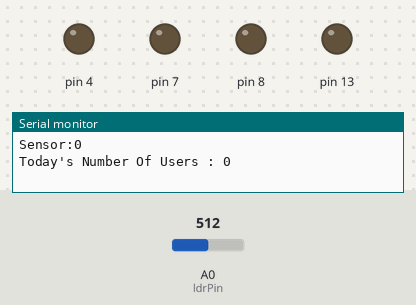
This sketch was run on a simulated Arduino Uno, built with avr-gcc and run on an emulated ATmega328P. Shown: output pins drawn as LEDs (lit = HIGH), the last lines printed to the serial monitor. The inputs (shaded band) are chosen by the test bench; at power-on: A0 (ldrPin) = 512.

Above: at 6.9 s.
7.0 s: A0 (ldrPin) set to 716
At 8.9 s:
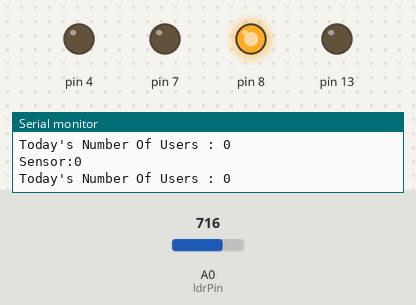
10.8 s: A0 (ldrPin) set to 900
At 14.1 s:
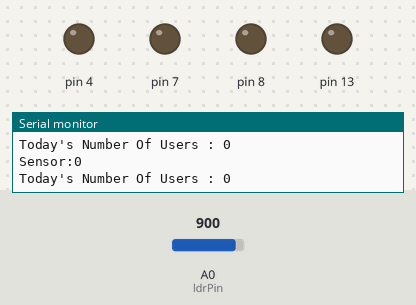
14.6 s: A0 (ldrPin) set to 1023
At 25.0 s:
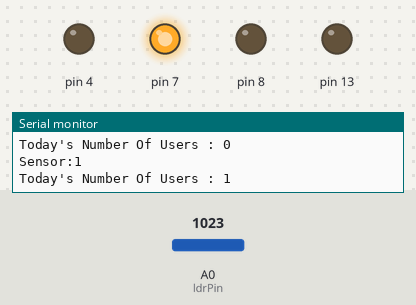
Timing chart, 0 to 27.3 s (numbered marks = the images above; inputs shaded):
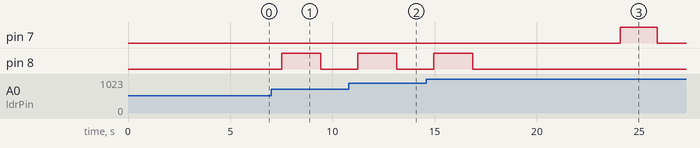

Measured:
- after the input at 7.0 s, pin 8: LOW → HIGH after 0.52 s, → LOW 1.9 s later
- after the input at 10.8 s, pin 8: LOW → HIGH after 0.44 s, → LOW 1.9 s later
- after the input at 14.6 s, pin 8: LOW → HIGH after 0.35 s, → LOW 1.9 s later

The sketch:

Library_Project_LDR.ino
```cpp
//LDR TO A0
//RELAY TO 12
//LCD SCREEN SCL A5
//LCD SCREEN SDA A4
#include <Wire.h>
#include <LiquidCrystal_I2C.h>
LiquidCrystal_I2C lcd(0x27, 16, 2);
int abc;
int bca;
int x;
int y;
int bac;
int f;
int sd;
int ds;
int ldrPin = A0;
void setup() {
Serial.begin(9600);
Serial.println("Welcome To The ARK");
Serial.println("This Project Is Made By Of BMCMI 'Albert Shijoy , Aswath Aravind'");
Serial.println("In This Project LDR Should be kept on the Screen, Hence It can Count The Entries");
pinMode(13, OUTPUT);
pinMode(8, OUTPUT);
pinMode(4, OUTPUT);
pinMode(7, OUTPUT);
analogWrite(7,LOW);
analogWrite(4,LOW);
lcd.clear();
lcd.setCursor(2,0);
lcd.print("Welcome To ");
lcd.setCursor(0,1);
lcd.print("....The ARK.... ");
delay(799);
lcd.setCursor(0,1);
lcd.print("....The ARK.... ");
delay(800);
lcd.setCursor(0,1);
lcd.print("....The ARK....  ");
delay(800);
lcd.setCursor(0,1);
lcd.print(" ...The ARK...   ");
delay(800);
lcd.setCursor(0,1);
lcd.print("  ..The ARK..   ");
delay(800);
lcd.setCursor(0,1);
lcd.print("   .The ARK.    ");
delay(800);
lcd.setCursor(0,1);
lcd.print("    The ARK     ");
delay(800);
lcd.clear();
bca=0;
y=5;


}

void loop() {
abc = analogRead(ldrPin);
delay(900);
 y=y+1;
Serial.print("Sensor:");
Serial.println(ds);
Serial.print("Today's Number Of Users : ");
Serial.println(f);
delay(900);
int xsx= analogRead(ldrPin);
if(abc==xsx){
digitalWrite(8 ,LOW);
bca=bca+1;
}
else{
  digitalWrite(8 ,HIGH);
  bca=0;
  sd=0;
  delay(100);
ds=0;
  }
if(bca==5){
digitalWrite(8,LOW);
digitalWrite(7,HIGH);
sd=1;
f=f+1;
}

if(sd==1){
ds=ds+1;
}
if(ds==2){
digitalWrite(7,LOW);

}

if(y==60){
x=1;
y=0;
}

if(y==5){
  x=0;
}

if(y==3){
  x=2;
}
if(x==0){
  lcd.clear();
lcd.setCursor(0,0);
lcd.print(" Today's Entry:");
lcd.setCursor(7,1);
lcd.print(f/1);
lcd.setCursor(16,2);
}
if(x==1){
    lcd.clear();
lcd.setCursor(0,0);
lcd.print("Powered By:");
lcd.setCursor(3,1);
lcd.print("Albert Shijoy");
lcd.setCursor(16,2);
}
if(x==2){
    lcd.clear();
lcd.setCursor(0,0);
lcd.print("Powered By:");
lcd.setCursor(2,1);
lcd.print("Aswath Aravind");
lcd.setCursor(16,2);
}


}
```
